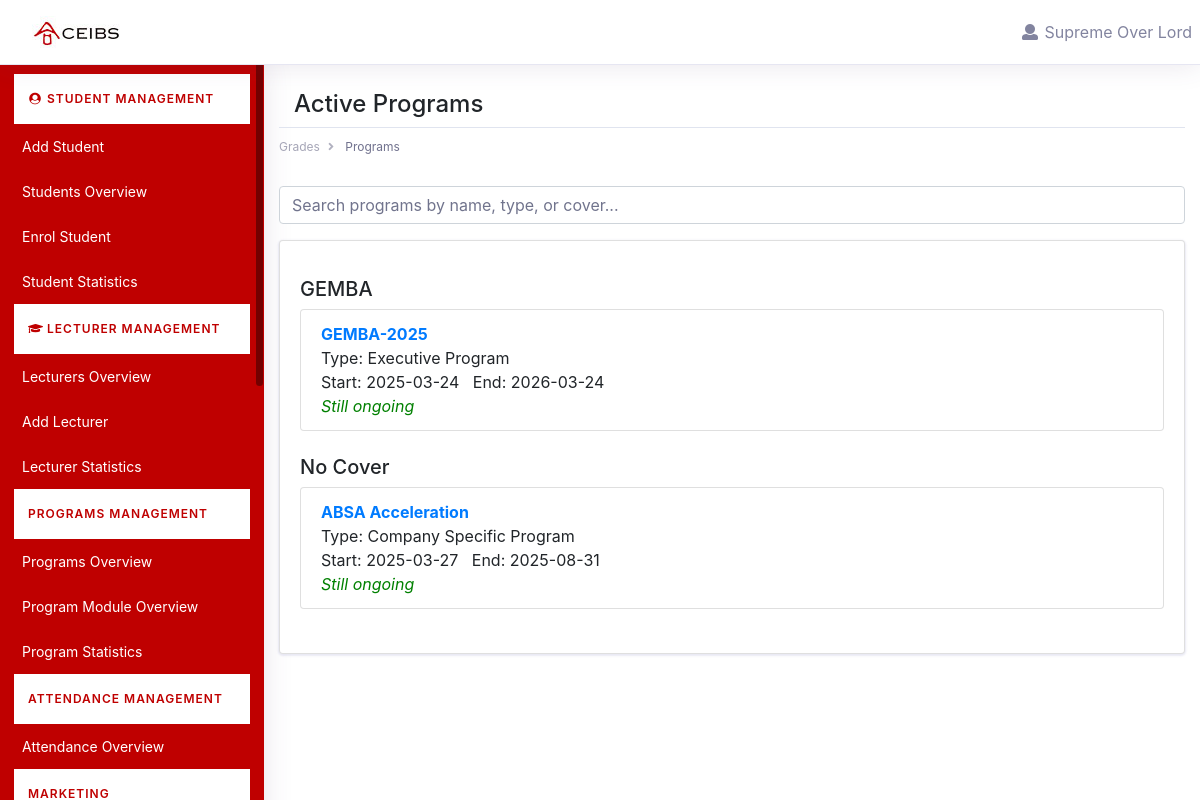
Screenshot of /student_grading/active_programs/ (signed in) with the database file from the repository.
### account/models.py (models this page shows, shortened)
class CustomUser(AbstractUser):
    first_name = models.CharField(max_length=356, null=True, blank=True)
    last_name = models.CharField(max_length=256, null=True, blank=True)
    email = models.EmailField(unique=True)
    username = models.CharField(max_length=250, null=True, blank=True)
    phone_number = models.CharField(max_length=15, null=True, blank=True)
    USERNAME_FIELD = 'email'
    password1 = models.CharField(max_length=100, null=False, blank=False)
    password2 = models.CharField(max_length=100, null=False, blank=False)
    status_choices = (
        ("Active", "Active"),
        ("Inactive", "Inactive")
    )
    roles = models.ManyToManyField(Role, related_name='users', blank=True)
    status = models.CharField(max_length=100, null=False, blank=False, default="Active", choices=status_choices)
    active = models.BooleanField(default=True)
    flag = models.BooleanField(default=True)
    is_student = models.BooleanField(default=False, null=True, blank=True)
    email_verified = models.BooleanField(default=False)
    objects = CustomUserManager()
    REQUIRED_FIELDS = []
    def has_role(self, role_name, department_name=None):
        qs = self.roles.filter(name=role_name)
        if department_name:
            qs = qs.filter(department__name__iexact=department_name)
        return qs.exists()

### academic_program/models.py (models this page shows, shortened)
class ProgramCover(models.Model):
    name = models.CharField(max_length=256, null=False, blank=False)

class Program(models.Model):
    program_cover = models.ForeignKey(ProgramCover, null=True, blank=True, on_delete=models.SET_NULL)
    program_name = models.CharField(max_length=250, null=False, blank=False)
    program_code = models.CharField(max_length=200, null=True, blank=True)
    program_type = models.ForeignKey(ProgramType, on_delete=models.CASCADE, null=True, blank=True)
    duration = models.CharField(max_length=250, null=True, blank=True)
    description = models.CharField(max_length=250, null=True, blank=True)
    number_of_modules = models.PositiveSmallIntegerField(null=True, blank=True)
    program_officer = models.ForeignKey(
        CustomUser,
        null=True,
        blank=True,
        on_delete=models.SET_NULL,
        related_name='program_officer'
    )
    assistant_program_officer = models.ForeignKey(
        CustomUser,
        null=True,
        blank=True,
        on_delete=models.SET_NULL,
        related_name='assistant_program_officer'
    )
    alumni_program = models.BooleanField(default=False, null=True, blank=True)
    program_ended = models.BooleanField(default=False, null=True, blank=True)
    start_date = models.DateField(null=True, blank=True)
    end_date = models.DateField(null=True, blank=True)
    flag = models.BooleanField(default=True)

class ProgramType(models.Model):
    name = models.CharField(max_length=256, null=False, blank=False)
    description = models.CharField(max_length=256, null=False, blank=False)

### student_grading/views.py (the view)
# urls.py: path('active_programs/', views.active_programs, name='active_programs'),
def active_programs(request):
    all_programs = Program.objects.filter(flag=True).select_related('program_cover', 'program_type')
    cover_dict = {}
    for prog in all_programs:
        cover = prog.program_cover  # could be None if not set
        if cover not in cover_dict:
            cover_dict[cover] = []
        cover_dict[cover].append(prog)
    context = {
        'cover_dict': cover_dict,  # {ProgramCover or None: [Program, ...]}
        'today': timezone.now().date()  # for ended checks
    }
    return render(request, 'student_grading/layouts/active_programs.html', context)

### account/templatetags/custom_filters.py (called while the page is built)
@register.filter
def has_role(user, role_dept):
    try:
        role_name, dept_name = role_dept.split(',')
        role_name = role_name.strip()
        dept_name = dept_name.strip()
    except ValueError:
        return False
    return user.has_role(role_name, dept_name)

### student_grading/templates/student_grading/layouts/active_programs.html (shortened to what this page needs)
{% extends 'base.html' %}
{% block content %}
<div class="dashboard-main-wrapper">
    {% include 'inc/header.html' %}
    {% include 'inc/sidenav.html' %}
    <div class="dashboard-wrapper">
        <div class="dashboard-ecommerce">
            <div class="container-fluid dashboard-content">
                <div class="row">
                    <div class="col-12">
                        <div class="page-header">
                            <div class="col-12 d-flex justify-content-between">
                                <div>
                                    <h2 class="pageheader-title">Active Programs</h2>
                                </div>
                            </div>
                            <div class="page-breadcrumb">
                                <nav aria-label="breadcrumb">
                                    <ol class="breadcrumb">
                                        <li class="breadcrumb-item">
                                            <a href="#" class="breadcrumb-link">Grades</a>
                                        </li>
                                        <li class="breadcrumb-item active" aria-current="page">
                                            Programs
                                        </li>
                                    </ol>
                                </nav>
                            </div>
                        </div>
                    </div>
                </div>
                <div class="row mb-3">
                    <div class="col-12">
                        <input type="text"
                               id="programSearch"
                               class="form-control"
                               placeholder="Search programs by name, type, or cover...">
                    </div>
                </div>
                <div class="row">
                    <div class="col-12">
                        <div class="card">
                            <div class="card-body" id="programContainer">
                                {% for cover, program_list in cover_dict.items %}
                                    <h5 class="mt-3 mb-2 program-cover-name">
                                        {% if cover %}
                                            {{ cover.name }}
                                        {% else %}
                                            No Cover
                                        {% endif %}
                                    </h5>
                                    <ul class="list-group mb-4">
                                        {% for program in program_list %}
                                        <li class="list-group-item program-item">
                                            <strong class="program-name">
                                                <a href="{% url 'student_grading:program_grades' program.id %}">
                                                    {{ program.program_name }}
                                                </a>
                                            </strong>
                                            <br>
                                            <span class="program-type">
                                                Type:
                                                {% if program.program_type %}
                                                    {{ program.program_type.name }}
                                                {% else %}
                                                    (No Type)
                                                {% endif %}
                                            </span>
                                            <br>
                                            <span class="program-dates">
                                                Start: {{ program.start_date|date:"Y-m-d" }} &nbsp;
                                                End:
                                                {% if program.end_date %}
                                                    {{ program.end_date|date:"Y-m-d" }}
                                                {% else %}
                                                    Not Set
                                                {% endif %}
                                            </span>
                                            <br>
                                            {% if program.end_date and program.end_date <= today %}
                                                <em style="color: red;">This program has ended</em>
                                            {% else %}
                                                <em style="color: green;">Still ongoing</em>
                                            {% endif %}
                                        </li>
                                        {% endfor %}
                                    </ul>
                                {% endfor %}
                            </div>
                        </div>
                    </div>
                </div>
            </div>
        </div>
    </div>
</div>
{% endblock %}

### templates/inc/header.html (shortened to what this page needs)
{% load static %}
<div class="dashboard-header">
            <nav class="navbar navbar-expand-lg bg-white fixed-top">
                <a href="{% if request.user.is_student %}{% url 'elevated:home' %}{% else %}{% url 'elevated:home' %}{% endif %}">
                    <img src="/static/assets/images/ceibs-logo1.jpg" alt="Logo">
                </a>
                <a style="font-family: 'Diphylleia', serif;" class="navbar-brand text-primary" href="#"></a>
                <div class="collapse navbar-collapse " id="navbarSupportedContent">
                    <ul class="navbar-nav ml-auto navbar-right-top">
                        <li class="nav-item dropdown nav-user">
                            <a class="nav-link nav-user-img" href="#" id="navbarDropdownMenuLink2" data-toggle="dropdown" aria-haspopup="true" aria-expanded="false"><i class="fa fa-fw fa-user"></i> {{ request.user.first_name }} {{ request.user.last_name }}</a>
                        </li>
                    </ul>
                </div>
            </nav>
        </div>

### rows the page displays
CustomUser: user.first_name "Supreme", user.last_name "Over Lord"
ProgramCover: name "GEMBA"
Program: program_name "GEMBA-2025", program_type.name "Executive Program", start_date "2025-03-24", end_date "2026-03-24", shows "Still ongoing"
Program: shows "No Cover", program_name "ABSA Acceleration", program_type.name "Company Specific Program", start_date "2025-03-27", end_date "2025-08-31", shows "Still ongoing"
